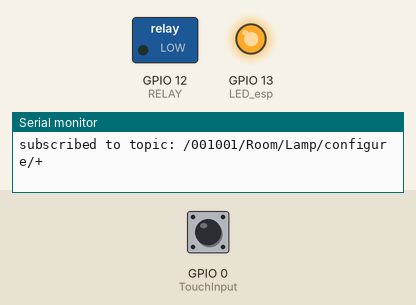
The program below on a simulated ESP8266 (NodeMCU). On the bench: switched loads named in the program (green lamp = pin HIGH), output pins drawn as LEDs (lit = HIGH), the last lines printed to the serial monitor. The inputs (shaded band) are chosen by the test bench; at power-on: GPIO 0 (TouchInput) HIGH. EEPROM starts erased; no MQTT or app messages arrive unless stated.

Above: at 3.8 s.
3.9 s: GPIO 0 (TouchInput) pulled LOW for 0.15 s
At 4.6 s:
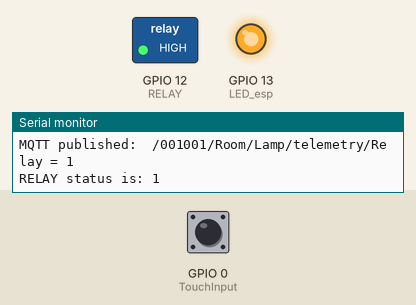
8.7 s: GPIO 0 (TouchInput) pulled LOW for 1 s
At 9.4 s:
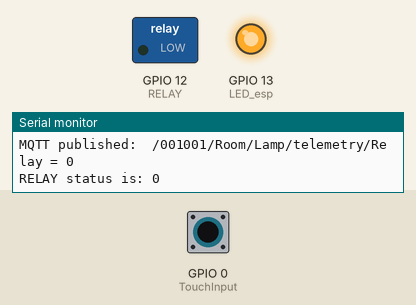
11.2 s: GPIO 0 (TouchInput) pulled LOW for 3.2 s
At 12.5 s:
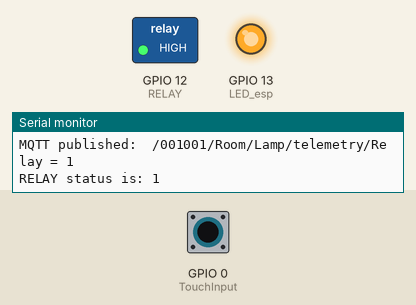
Timing chart, 0 to 14.2 s (numbered marks = the images above; inputs shaded):
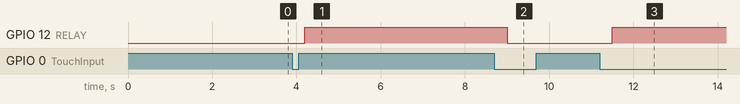

The program:

main.cpp
```cpp
/*
 * * ESP8266 template with config web page
 * based on BVB_WebConfig_OTA_V7 from Andreas Spiess https://github.com/SensorsIot/Internet-of-Things-with-ESP8266
 * to do: create button on web page to setup AP or Client WiFi Mode
 */
#include <ESP8266WiFi.h>

#define SWVer 3                           // Software version (use byte 1-255 range values!)
#define ChipID String(ESP.getChipId())    // ChipcID is taken internally
//#define LED_esp 2                         // ESP Led in connected to GPIO 2
#define GPIO4 4                           // GPIO 4 for future usage
#define GPIO5 5                           // GPIO 5 for future usage
#define BUZZER 0                          // (Active) Buzzer

//GPIO SONOFF Touch
#define LED_esp   13                      // in fact it's the WiFi LED
#define RELAY  12                         //Also operates Touch LED
#define TouchInput 0


// **** Normal code definition here ...
#define interval 50                     // time interval window to ignore bouncing
int NOW = 0;                            // timer var to store the current millis() value
int last_touched = 0;                   // timer var to avoid function call trigger due contact bounce
int COUNT_touched = 0;                  // to count number of times TouchInput button was pressed within interval
boolean BTN_touched = false;            // TouchInput button was pressed (true = yes, false = no)
boolean DOUBLE_touched = false;         // TouchInput button was pressed 2 times within interval (true = yes, false = no)
boolean TRIPLE_touched = false;         // TouchInput button was pressed 3 times within interval (true = yes, false = no)
boolean RELAY_STATUS = false;           // status of RELAY (true = Lamp ON, false = Lamp OFF)
boolean Last_STATUS = false;            // latest status of RELAY (true = Lamp ON, false = Lamp OFF)


struct strConfig {
  String DeviceName;                      // 16 Byte - EEPROM 16
  byte  ONTime;                           //  1 Byte - EEPROM 37
  byte  SLEEPTime;                        //  1 Byte - EEPROM 38
  boolean DEEPSLEEP;                      //  1 Byte - EEPROM 39
  boolean LED;                            //  1 Byte - EEPROM 40
  boolean TELNET;                         //  1 Byte - EEPROM 41
  boolean OTA;                            //  1 Byte - EEPROM 42
  boolean WEB;                            //  1 Byte - EEPROM 43
  String ssid;                            // 16 Byte - EEPROM 44
  String WiFiKey;                         // 16 Byte - EEPROM 60
  boolean STAMode;                        //  1 Byte - EEPROM 76
  boolean dhcp;                           //  1 Byte - EEPROM 77
  byte  IP[4];                            //  4 Byte - EEPROM 80
  byte  Netmask[4];                       //  4 Byte - EEPROM 84
  byte  Gateway[4];                       //  4 Byte - EEPROM 88
  String NTPServerName;                   // 32 Byte - EEPROM 128
  long TimeZone;                          //  4 Byte - EEPROM 160
  long Update_Time_Via_NTP_Every;         //  4 Byte - EEPROM 164
  boolean isDayLightSaving;               //  1 Byte - EEPROM 168
  String MQTT_Server;                     // 32 Byte - EEPROM 176
  long MQTT_Port;                         //  4 Byte - EEPROM 208
  String MQTT_User;                       // 16 Byte - EEPROM 212
  String MQTT_Password;                   // 16 Byte - EEPROM 228
  String MQTT_ClientID;                   //  8 Byte - EEPROM 244
  String Location;                        // 16 Byte - EEPROM 252


  // Application Settings here... from EEPROM 268 up to 511 (0 - 511)

} config;

void config_defaults() {
    Serial.println("Setting config Default values");

    config.DeviceName = String("Lamp");        // Device Name
    config.Location = String("Room");                 // Device Location
    config.ONTime = 60;                               // 0-255 seconds (Byte range)
    config.SLEEPTime = 5;                             // 0-255 minutes (Byte range)
    config.DEEPSLEEP = false;                         // 0 - Disabled, 1 - Enabled
    config.LED = false;                               // 0 - OFF, 1 - ON
    config.TELNET = false;                            // 0 - Disabled, 1 - Enabled
    config.OTA = false;                               // 0 - Disabled, 1 - Enabled
    config.WEB = false;                               // 0 - Disabled, 1 - Enabled
    config.STAMode = true;                            // 0 - AP Mode, 1 - Station Mode
//    config.ssid = "ESP8266-" + ChipID;                // SSID of access point
//    config.WiFiKey = "";                              // Password of access point
    config.ssid = String("ThomsonCasaN");             // Testing SSID
    config.WiFiKey = String("12345678");              // Testing Password
    config.dhcp = true;
    config.IP[0] = 192; config.IP[1] = 168; config.IP[2] = 1; config.IP[3] = 10;
    config.Netmask[0] = 255; config.Netmask[1] = 255; config.Netmask[2] = 255; config.Netmask[3] = 0;
    config.Gateway[0] = 192; config.Gateway[1] = 168; config.Gateway[2] = 1; config.Gateway[3] = 254;
    config.NTPServerName = String("pt.pool.ntp.org");
    config.Update_Time_Via_NTP_Every = 1200;          // Time in minutes
    config.TimeZone = 10;                             // -120 to 130 see Page_NTPSettings.h
    config.isDayLightSaving = 1;                      // 0 - Disabled, 1 - Enabled
    config.MQTT_Server = String("iothubna.hopto.org");// MQTT Broker Server (URL or IP)
    config.MQTT_Port = 1883;                          // MQTT Broker TCP port
    config.MQTT_User = String("admin");               // MQTT Broker username
    config.MQTT_Password = String("admin");           // MQTT Broker password
    config.MQTT_ClientID = String("001001");          // MQTT Client ID
}


#include <storage.h>
#include <global.h>
#include <wifi.h>
#include <telnet.h>
//#include <ntp.h>
//#include <web.h>
#include <ota.h>
#include <mqtt.h>


// **** Normal code functions here ...
void touched () {
    detachInterrupt(TouchInput);                        // to avoid this function call be retriggered (or watch dog bites!!)
    NOW = millis();
    if (NOW - last_touched > interval / 2) {        // respect minimum time between 2 consecutive function calls
        while (millis() - NOW < interval / 2) {}   // loop to allow reed status be stable before reading it
        if (digitalRead(TouchInput) == LOW) {
            BTN_touched = true;
            if (NOW - last_touched < 6 * interval) {
                COUNT_touched +=1;
                if (COUNT_touched==1) {
                    DOUBLE_touched = true;
                    telnet_println("TOUCH Button pressed twice!");
                };
                if (COUNT_touched==2) {
                    TRIPLE_touched = true;
                    telnet_println("TOUCH Button pressed 3 times!!!!");
                };
            }
            else {
                COUNT_touched =0;
                telnet_println("TOUCH Button pressed.");
            }
        }
        //telnet_println("Relay Status: " + String(RELAY_STATUS));  // this line crashes the ESP!!?!
    }
    last_touched = NOW;
    attachInterrupt(TouchInput, touched, FALLING);
}


void setup() {
// Output GPIOs
  pinMode(LED_esp, OUTPUT);
  pinMode(RELAY, OUTPUT);
  digitalWrite(LED_esp, HIGH);              // Turn LED off
  digitalWrite(RELAY, RELAY_STATUS);        // Turn RELAY off

// Input GPIOs
  pinMode(TouchInput,INPUT);
  attachInterrupt(TouchInput, touched, FALLING);


  Serial.begin(115200);
  WiFi.mode(WIFI_OFF);
  Serial.println(" ");
  // Countdown waiting for platformIO to open the terminal window!
  //for (size_t i = 10 ; i > 0; i--) { Serial.print(String(i) + ", "); delay(1000); }

  Serial.println(" ");
  Serial.println("Hello World!");
  Serial.println("My ID is " + ChipID + " and I'm running version " + String(SWVer));
  Serial.println(ESP.getResetReason());

  // Start Storage service and read stored configuration
      storage_setup();

  // Start WiFi service (Station or as Acess Point)
      wifi_setup();

  // Start TELNET service
      if (config.TELNET) telnet_setup();

  // Start OTA service
      if (config.OTA) ota_setup();

  // Start ESP WEB Service
      //if (config.WEB) web_setup();

  // Start MQTT service
      int mqtt_status = mqtt_setup();
      mqtt_callback();

  // Start DHT device
      //dht_val.begin();

  // **** Normal SETUP Sketch code here...
  if (mqtt_status == MQTT_CONNECTED) {
      mqtt_publish(mqtt_pathtele(), "ChipID", ChipID);
      mqtt_publish(mqtt_pathtele(), "SWVer", String(SWVer));
      //mqtt_publish(mqtt_pathtele(), "BatLevel", String(getVoltage()));
      mqtt_publish(mqtt_pathtele(), "RSSI", String(getRSSI()));
      mqtt_publish(mqtt_pathtele(), "Status", "ON");

      mqtt_subscribe(mqtt_pathconf(), "+");
  }

} // end of setup()


void loop() {
  // allow background process to run.
      yield();

  // LED handling usefull if you need to identify the unit from many
      digitalWrite(LED_esp, boolean(!config.LED));  // Values is reversed due to Pull-UP configuration

  // TELNET handling
      if (config.TELNET) telnet_loop();

  // OTA request handling
      if (config.OTA) ota_loop();

  // ESP WEB Server request handling
      //if (config.WEB) web_loop();

  // MQTT handling
      mqtt_loop();


  // **** Normal LOOP Skecth code here ...
  // Normal Touch button to flip the Relay status
  if (BTN_touched && !DOUBLE_touched && !TRIPLE_touched && (millis() - last_touched > 6 * interval)) {
      RELAY_STATUS = !RELAY_STATUS;
      BTN_touched = false;
  }

  // Double touch button handling
  if (DOUBLE_touched && !TRIPLE_touched && (millis() - last_touched > 6 * interval)) {
      BTN_touched = false;
      DOUBLE_touched = false;
      flash_LED(2);
      mqtt_publish(mqtt_pathtele(), "DOUBLE_touched", "true");
      telnet_println("MQTT DOUBLE_touched message published.");
  }

  // Triple touch button handling
  if (TRIPLE_touched && (millis() - last_touched > 6 * interval)) {
      BTN_touched = false;
      DOUBLE_touched = false;
      TRIPLE_touched = false;
      flash_LED(3);
      mqtt_publish(mqtt_pathtele(), "TRIPLE_touched", "true");
      telnet_println("MQTT TRIPLE_touched message published.");
  }

  if (Last_STATUS != RELAY_STATUS) {
    digitalWrite(RELAY, RELAY_STATUS);        // Turn RELAY off
    mqtt_publish(mqtt_pathtele(), "Relay", String(RELAY_STATUS));
    Last_STATUS = RELAY_STATUS;
    Serial.println("RELAY status is: " + String(RELAY_STATUS));
  }
}  // end of loop()
```

Measured:
- after the input at 3.9 s, GPIO 12 (RELAY): LOW → HIGH after 0.30 s
- after the input at 8.7 s, GPIO 12 (RELAY): HIGH → LOW after 0.30 s
- after the input at 11.2 s, GPIO 12 (RELAY): LOW → HIGH after 0.30 s
